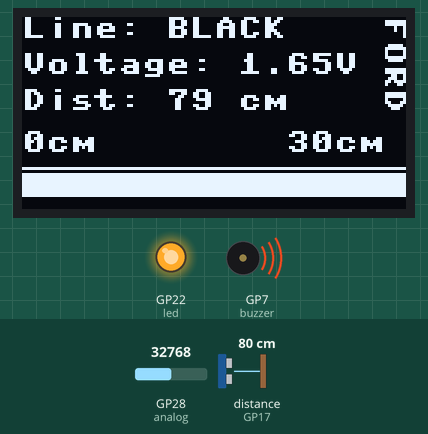
Recording of a program running on a simulated Raspberry Pi Pico running MicroPython. Parts: 128×64 one-colour display, output pins drawn as LEDs (lit = HIGH), buzzer (waves = sounding). The inputs (shaded band) are chosen by the test bench; at power-on: GP28 (analog) = 32768, distance to the obstacle (sensor on GP17) 80 cm (analog values on the 0–65535 scale). The echo pulse lasts 58.3 µs per cm; the interpreter's speed is modelled, so counts of loop turns are approximate; library files of the repository ran but are not shown: sh1106.py; pins used as bus, display or sensor lines are not drawn; what the program prints to the serial console is not drawn.

Above: at 6.2 s.
6.3 s: GP28 (analog) set to 30288
At 8.23 s:
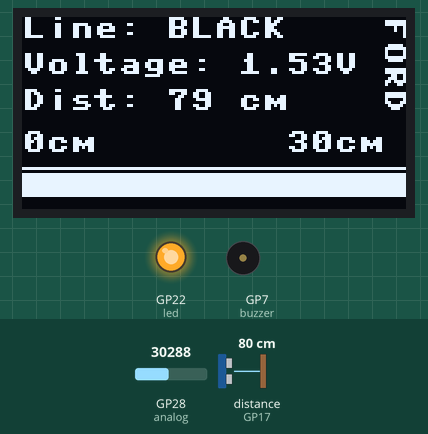
8.5 s: GP28 (analog) set to 29248
At 8.86 s:
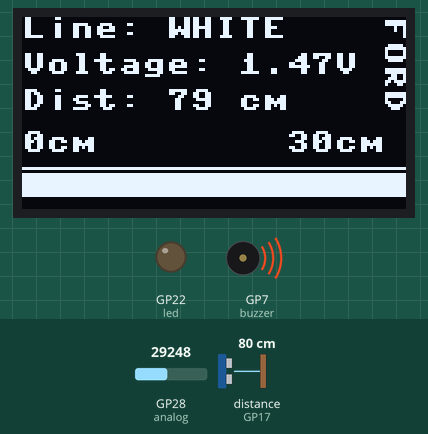
10.7 s: distance to the obstacle (sensor on GP17) set to 2 cm
At 11.63 s:
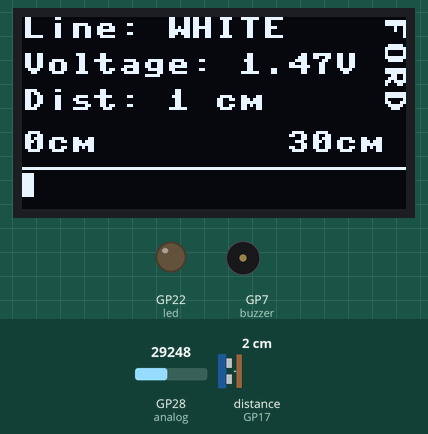
12.2 s: distance to the obstacle (sensor on GP17) set to 4 cm
At 13.6 s:
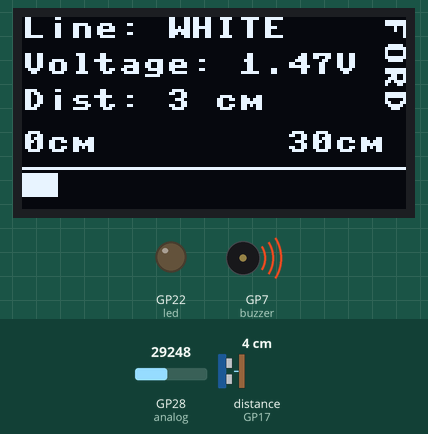
13.8 s: distance to the obstacle (sensor on GP17) set to 9 cm
At 14.7 s:
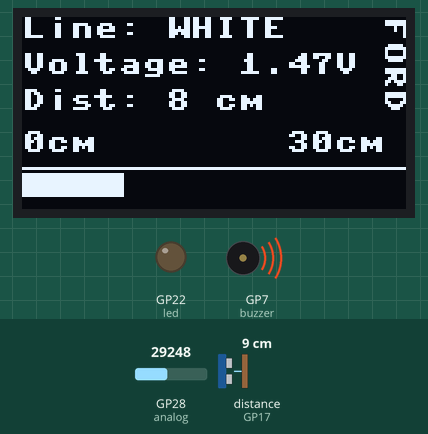
15.4 s: GP28 (analog) set to 32767
At 16.97 s:
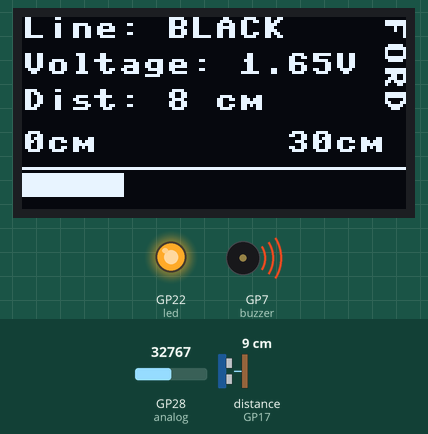
Timing chart, 0 to 17.9 s (numbered marks = the images above; inputs shaded):
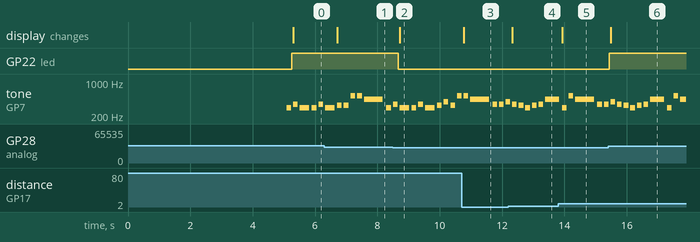

The program:

intgration_interupt.py
```python
from machine import Pin, ADC, I2C, PWM
import framebuf
from utime import sleep, ticks_ms, ticks_diff
import time
# Importing all of the dependency modules at the top for better organization and readability

#Pins for sensors and actuators
analog  = ADC(Pin(28))
digital = Pin(15, Pin.IN, Pin.PULL_DOWN)
led     = Pin(22, Pin.OUT, 0)
buzzer = PWM(Pin(7))

#Pins of I2C
Trig = Pin(16, Pin.OUT, 0)
Echo = Pin(17, Pin.IN, 0)

#These are constants used to calculate distanc on the sensor.
SOUNDVELOCITY       = 340
MAXIMUM_DISTANCE_CM = 200
MAXIMUM_TIME        = MAXIMUM_DISTANCE_CM * 2 * 10000 // SOUNDVELOCITY

#This is the stup for the I2C communication system. It declares the pins where its listening on and on what frequency is scans on.
i2c     = I2C(0, sda=Pin(20), scl=Pin(21), freq=400000)
devices = i2c.scan() #It begins scanning for devices.
print("I2C devices found:", [hex(d) for d in devices]) #Its a confirmation message for the I2C setup.

if not devices:
    print("FAILED to scan the I2C")
    oled = None #A catch error style of handling failure of the I2C setup.
else: #If the I2C setup is successful.
    try:
        from sh1106 import SH1106_I2C #Importing the sh1106 library we ported onto th pi
        addr = devices[0] #The only device on I2C is the OLED so we just grab the only address that we find on the I2C
        oled = SH1106_I2C(128, 64, i2c, addr=addr) #The I2C address. If the address doesnt exist these lines of code should throw an error and b caught.

        oled.fill(0)#Clears the screen to black before we start writing to it.
        oled.text("Starting up...", 0, 0) #Writes a startup messag.
        oled.show()# Displays the mssage to the LCD
        time.sleep(3) # Waits to to continue so that the user can read the message
    except Exception as e:
        #This should only throw an error if the I2C setup was successful but the OLED display failed to initialize for some reason. It catches the error and prints it to the console for debugging.
        print("OLED startup failed:", e)
        oled = None

def get_distance(): #Gets distance function tht will be used to read the distance from the ultrasonic sensor. It uses the trig and echo pins to send out a ping and listen for the echo and then calculates the distance based on the time it took for the echo to return.
    Trig.value(1) #This is sending out a trigger signal to be read to gauge distance.
    time.sleep_us(10)
    Trig.value(0) #This is th end of the trigger signal, it only ran for 10 microseconds.

    startWait = time.ticks_us()
    while not Echo.value():
        if time.ticks_diff(time.ticks_us(), startWait) > MAXIMUM_TIME:
            return None
    #This code above sets a benchmark wait time and then checks to see if it exceeds the maximum time it should take for the echo to return. If it does exceed that time then it returns None to signify that the distance is out of range.
    pingStart = time.ticks_us()
    #This starts th timer.
    while Echo.value():
        pass
    pingStop = time.ticks_us() #This stops the timer and is triggred by the while pass statmeent
    distanceTime = time.ticks_diff(pingStop, pingStart) // 2 #This gets the time elapsed
    return int(distanceTime * SOUNDVELOCITY / 10000) #This returns the distance in cm by multiplying the time by the speed of sound and dividing by 10000 to convert from microseconds to seconds and to account for the fact that the sound has to travel to the object and back.

note_freqs = { #This is just an array with all of the notes and their corresponding frequencies
    'E':  329.63,
    'F':  349.23,
    'G':  392.00,
    'A':  440.00,
    'Bb': 466.16,
    'C':  523.25,
    'D':  293.66
}
#This is all of the tempos
BPM = 180
Q   = 60 / BPM
E   = Q / 2
H   = Q * 2
DQ  = Q * 1.5

melody = [#This is the array of melodys and their position.
    'D',  'F',  'D',
    'D',  'F',  'D',
    'E',  'E',
    'C',  'C',
    'A',
    'D',  'F',  'D',
    'D',  'F',  'D',
    'E',  'G',  'E',
    'C',  'C',
    'A',
    'F',  'F',  'G',  'F',  'E',
    'D',  'E',  'F',  'A',
    'D',  'C',  'A',
    'F',  'F',  'G',  'F',  'E',
    'D',  'E',  'F',  'A',
    'D',  'C',  'A',
]

lengths = [#This array coresponds to the melody array and it shows each length for each note.
    E,  E,  Q,
    E,  E,  Q,
    E,  E,
    E,  E,
    H,
    E,  E,  Q,
    E,  E,  Q,
    E,  E,  E,
    E,  E,
    H,
    E,  E,  E,  E,  E,
    E,  E,  E,  DQ,
    E,  E,  H,
    E,  E,  E,  E,  E,
    E,  E,  E,  DQ,
    E,  E,  H,
]

# This is the software flag that acts as our pseudo-interrupt signal.
# play_note() sets it to True during the silent gap between notes, which
# is the benchmark moment the main loop watches for to trigger updates.
do_update = False

def play_note(freq, duration): #This is the music function that plays notes
    global do_update

    buzzer.freq(int(freq))
    buzzer.duty_u16(32768)
    #The above lines of code declare what the frequency and duty cycle are. This is the volume and frequency
    time.sleep(duration * 0.9)
    buzzer.duty_u16(0)

    # Raise the software flag during the silent gap between notes.
    # This gap is the benchmark window where sensor reads and display
    # updates are allowed to run — the music drives the timing.
    do_update = True
    time.sleep(duration * 0.1)
    #The above three lines of code are short breaks wher there is no music played

def update_display(line_str, voltage, distance):
    if not oled:
        return

    oled.fill(0)

    oled.text(line_str, 0, 0)
    oled.text("Voltage: " + str(voltage) + "V", 0, 12)

    if distance is None:
        dist_str = "Dist: Out of Range"
        dist_bar = 0
    else:
        dist_str = "Dist: " + str(distance) + " cm"
        dist_bar = min(distance, 30)
    oled.text(dist_str, 0, 24)

    bar_width = dist_bar * 128 // 30
    oled.text("0cm",  0,  38)
    oled.text("30cm", 88, 38)
    oled.hline(0, 50, 128, 1)
    oled.fill_rect(0, 52, bar_width, 8, 1)

    word = "FORD"
    fw = len(word) * 8
    fh = 8

    buf = bytearray(fw * fh // 8 + 1)
    fb  = framebuf.FrameBuffer(buf, fw, fh, framebuf.MONO_HLSB)
    fb.fill(0)
    fb.text(word, 0, 0, 1)

    for x in range(fw):
        for y in range(fh):
            byte_index = (y * fw + x) // 8
            bit_index  = 7 - ((y * fw + x) % 8)
            pixel = (buf[byte_index] >> bit_index) & 1

            if pixel:
                dx = 127 - y
                dy = x
                oled.pixel(dx, dy, 1)

    oled.show()

def read_sensors():
    reading  = analog.read_u16()
    voltage  = round(reading * 3.3 / 65535, 2)
    distance = get_distance()

    if voltage > 1.5:
        line_str = "Line: BLACK"
        led.value(1)
    else:
        line_str = "Line: WHITE"
        led.value(0)

    print(line_str, "|", "Dist:", distance, "| Voltage:", voltage, "V")
    return line_str, voltage, distance

time.sleep(2)

note_index = 0

# Cache the last known sensor values so the display always has something
# to show even when an update cycle is skipped to protect music timing.
last_line_str = "Line: ..."
last_voltage  = 0.0
last_distance = None

while True:
    note_name = melody[note_index]
    duration  = lengths[note_index]
    freq      = note_freqs[note_name]
    play_note(freq, duration)

    note_index = (note_index + 1) % len(melody)

    # Check the software flag — play_note() raised it during the silent gap,
    # meaning this is the benchmarked window to do sensor work.
    if do_update:
        do_update = False  # Clear the flag immediately so it's ready for the next note.

        # Record how much of the inter-note gap has already elapsed so we
        # can bail out if the sensor work is running long and would eat into
        # the next note's start time.
        update_start = time.ticks_ms()
        gap_budget_ms = int(duration * 0.1 * 1000)  # The silent gap in milliseconds is our time budget.

        # Only proceed with the sensor read if there is still budget remaining.
        # This keeps the music tight by skipping the update rather than delaying the next note.
        if time.ticks_diff(time.ticks_ms(), update_start) < gap_budget_ms:
            last_line_str, last_voltage, last_distance = read_sensors()
            update_display(last_line_str, last_voltage, last_distance)
```

Measured:
- the behaviour switches between 29888 and 29872 on GP28 (analog) (found by bisection; images 1 and 2)
- after the input at 6.3 s, the display: changes after 0.41 s (image 1)
- after the input at 8.5 s, GP22 (led): HIGH → LOW after 0.18 s; the display: changes after 0.22 s (image 2)
- after the input at 10.7 s, the display: changes after 0.07 s (image 3)
- after the input at 12.2 s, the display: changes after 0.13 s (image 4)
- after the input at 13.8 s, the display: changes after 0.13 s (image 5)
- after the input at 15.4 s, GP22 (led): LOW → HIGH at once; the display: changes after 0.08 s (image 6)
- by itself, tone on GP7 (buzzer): plays 392 Hz for 0.15 s, 349 Hz for 0.15 s, 329 Hz for 0.15 s, 293 Hz for 0.15 s, 329 Hz for 0.15 s, 349 Hz for 0.15 s … (10 notes in this stretch)
